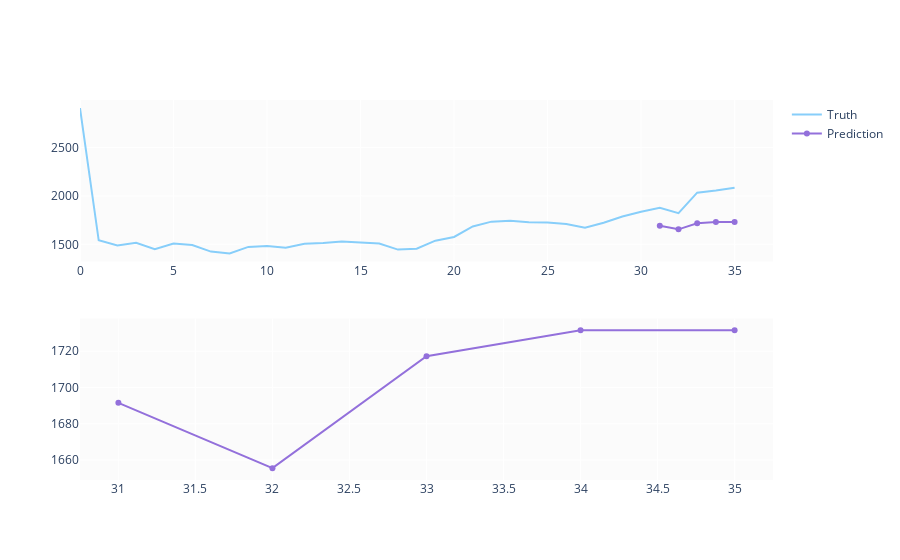

The cell this chart's notebook holds for it:
### Code cell
predicted_prices = df.loc[test_split_idx+1:].copy()
predicted_prices['Close Price'] = y_pred
predicted_prices.head()

fig = make_subplots(rows=2, cols=1)
fig.add_trace(go.Scatter(x=temp.index, y=df['Close Price'],
                         name='Truth',
                         marker_color='LightSkyBlue'), row=1, col=1)

fig.add_trace(go.Scatter(x=predicted_prices.index,
                         y=predicted_prices['Close Price'],
                         name='Prediction',
                         marker_color='MediumPurple'), row=1, col=1)

fig.add_trace(go.Scatter(x=predicted_prices.index,
                         y=y_pred,
                         marker_color='MediumPurple',
                         showlegend=False), row=2, col=1)

fig.show()

### Figure 1 — Plotly figure (JSON) as saved in the notebook; plotly's stock layout.template omitted (floating-point values rounded to 4 significant figures)
{"data": [{"marker": {"color": "LightSkyBlue"}, "name": "Truth", "type": "scatter", "x": [0, 1, 2, 3, 4, 5, 6, 7, 8, 9, 10, 11, 12, 13, 14, 15, 16, 17, 18, 19, 20, 21, 22, 23, 24, 25, 26, 27, 28, 29, 30, 31, 32, 33, 34, 35], "xaxis": "x", "y": [2907.0, 1542.0, 1490.0, 1517.0, 1450.0, 1509.0, 1494.0, 1426.0, 1407.0, 1474.0, 1482.0, 1465.0, 1506.0, 1514.0, 1531.0, 1523.0, 1509.0, 1446.0, 1456.0, 1538.0, 1577, 1685.0, 1735.0, 1743.0, 1728.0, 1727.0, 1710.0, 1671.0, 1724.0, 1788.0, 1838.0, 1877.0, 1823.0, 2034.0, 2056.0, 2086.0], "yaxis": "y"}, {"marker": {"color": "MediumPurple"}, "name": "Prediction", "type": "scatter", "x": [31, 32, 33, 34, 35], "xaxis": "x", "y": [1692.0, 1656.0, 1717.0, 1732.0, 1732.0], "yaxis": "y"}, {"marker": {"color": "MediumPurple"}, "showlegend": false, "type": "scatter", "x": [31, 32, 33, 34, 35], "xaxis": "x2", "y": [1692.0, 1656.0, 1717.0, 1732.0, 1732.0], "yaxis": "y2"}], "layout": {"xaxis": {"anchor": "y", "domain": [0, 1]}, "xaxis2": {"anchor": "y2", "domain": [0, 1]}, "yaxis": {"anchor": "x", "domain": [0.575, 1]}, "yaxis2": {"anchor": "x2", "domain": [0, 0.425]}}}
